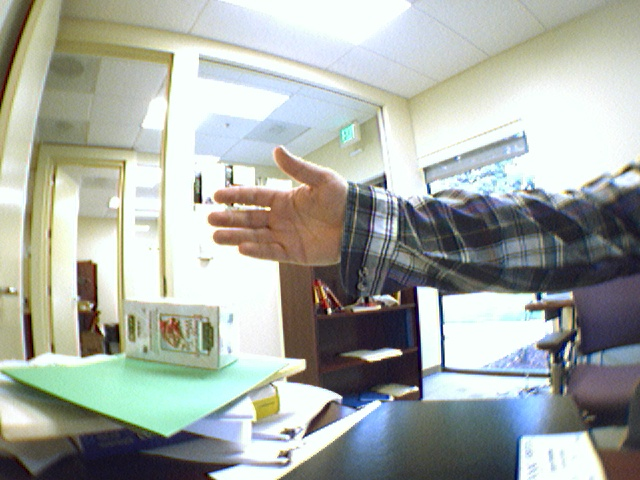
%> input picture op_derivate/OpticalFlow1.jpg, 640 x 480 px
$ octave input_img.m   (GNU Octave 9; MATLAB toolbox functions it lacks are replaced by stand-ins)
%> lines starting %> are read from the running program, lines starting %| are printed output that depends on the picture
clc;
clear;
close all;
sample = imread('OpticalFlow1.jpg');
%> sample is the input picture: size 480x640x3 uint8; mean R, G, B 166.5, 171.5, 164.8
img=sample;
figure(1);
img = rgb2gray(sample);
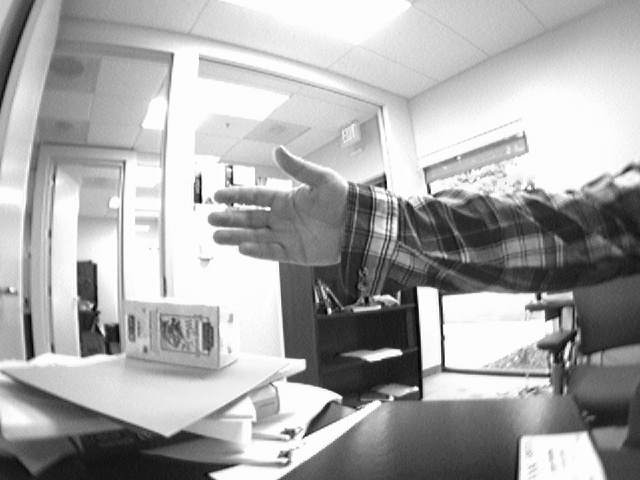
%> img: size 480x640 uint8; min 1, max 255, mean 169.2
img = imresize(img, 0.5);%try to make it 320 * 240
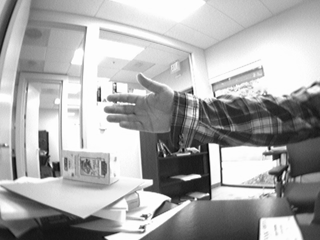
%> img: size 240x320 uint8; min 4, max 255, mean 169.2
%img_noise = imnoise(img,'salt & pepper',0.02);
%imwrite(img, 'OpticalFlow1_gray.jpg','jpg');
%img = img_noise;
imshow(img);
%将图像数据存储为8位二进制整数，存在rom.dat里，将rom.dat的内容作为fpga工程的rom内容

fid = fopen('img1.dat','w');
[height, width] = size(img);
%> height = 240; width = 320
for row = 1:height
    for col = 1:width
        tmp = img(row, col);
        tmp = uint8(tmp);
        tmp = dec2bin(tmp);
        fprintf(fid,'%08s\n', tmp);
    end
end
fclose(fid);

fid = fopen('rom1.dat','w');
[height, width] = size(img);
for row = 1:height
    for col = 1:width
       tmp = img(row, col);
        tmp = uint8(tmp);
        tmp = dec2bin(tmp);
        fprintf(fid,'\"%08s\", ', tmp);
    end
end

fclose(fid);
